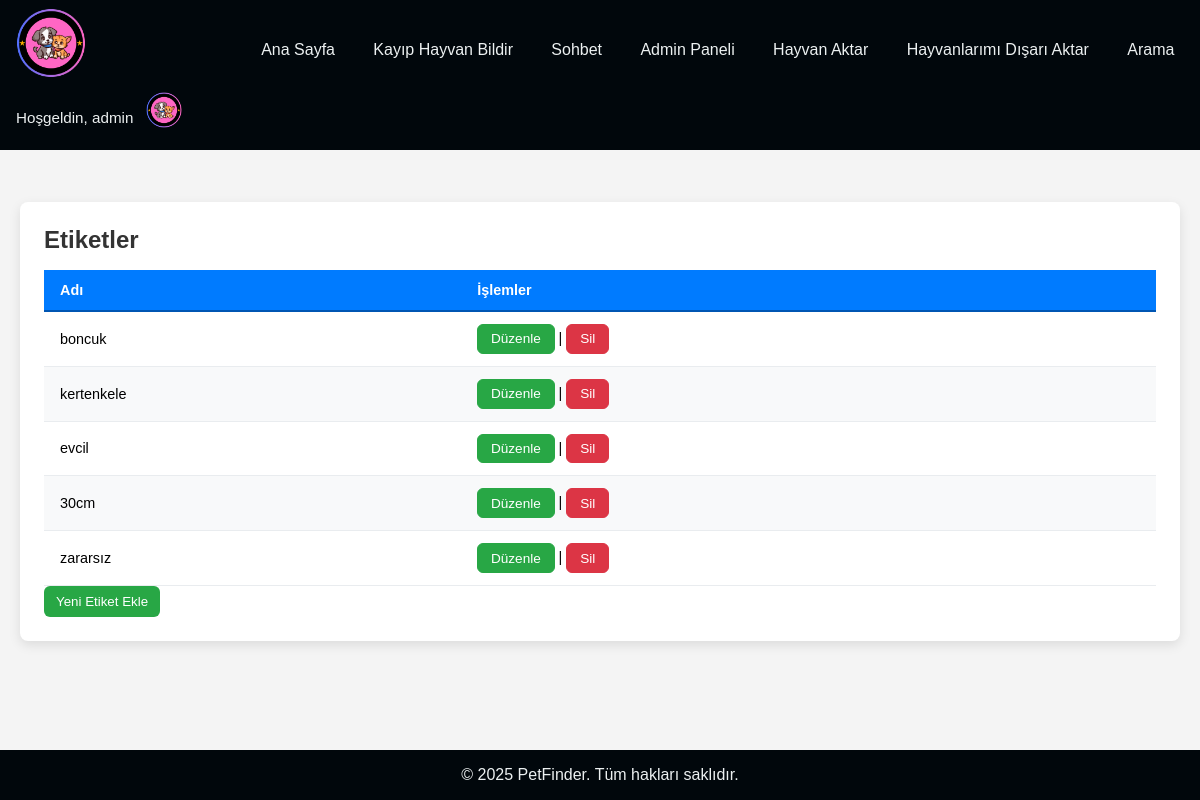
Before: /mainpage/admin/tags/ (signed in) with the older database file.
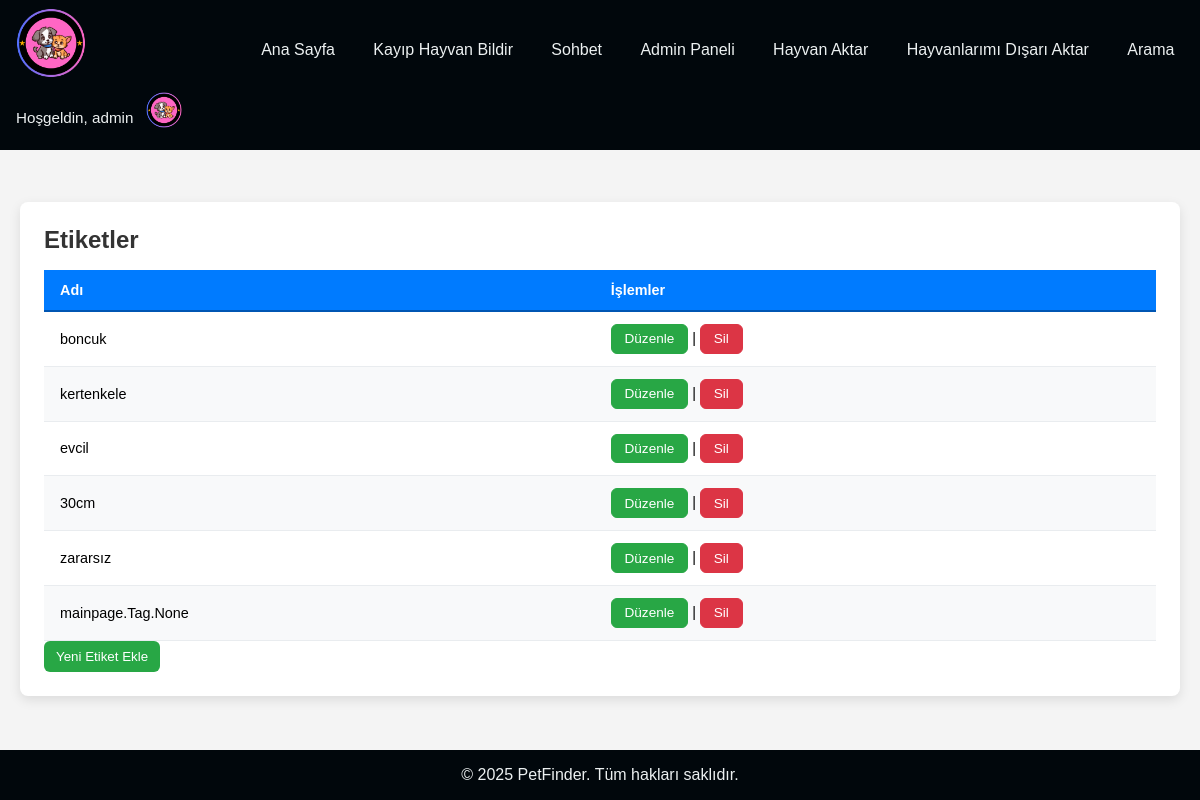
After: the same page with the newer database file.
### mainpage/models.py (models this page shows, shortened)
class Tag(models.Model):  # Many-to-Many Relationship
  name = models.CharField(max_length=50, unique=True)

### mainpage/views.py (the view)
# urls.py: path('admin/tags/', views.admin_tag_list, name='admin_tag_list'),
@staff_member_required
def admin_tag_list(request):
    tags = Tag.objects.all()
    return render(request, 'admin/tag_list.html', {'tags': tags})

### mainpage/context_processors.py (called while the page is built)
def user_profile(request):
    if request.user.is_authenticated:
        try:
            profile = UserProfile.objects.get(user=request.user)
        except UserProfile.DoesNotExist:
            profile = None
    else:
        profile = None
    return {'user_profile': profile}

### mainpage/templates/admin/tag_list.html (shortened to what this page needs)
{% extends 'mainpage/base.html' %}
{% load static %}
{% block extra_css %}
    <link rel="stylesheet" href="{% static 'mainpage/admin_pet_list.css' %}">
{% endblock %}
{% block content %}
<main>
    <section>
        <div class="admin-pet-list-container">
        <h1>Etiketler</h1>
        <table id="tagTable">
            <thead>
                <tr>
                    <th>Adı</th>
                    <th>İşlemler</th>
                </tr>
            </thead>
            <tbody>
                {% for tag in tags %}
                    <tr data-tag-id="{{ tag.pk }}">
                        <td class="tag-name">{{ tag.name }}</td>
                        <td class="actions-cell">
                            <a href="#" class="bt green edit-tag">Düzenle</a> |
                            <a href="#" class="bt red delete-tag" data-url="{% url 'mainpage:admin_tag_delete' tag.pk %}">Sil</a>
                        </td>
                    </tr>
                {% empty %}
                    <tr><td colspan="2">Kayıtlı etiket bulunmuyor.</td></tr>
                {% endfor %}
            </tbody>
        </table>
        <div class="actions">
            <button id="addNewTagBtn" class="bt green edit-tag button add-new">Yeni Etiket Ekle</button>
        </div>
        </div>
    </section>
</main>
{% endblock %}

Changed rows visible on the page:
added Tag: name "mainpage.Tag.None"
